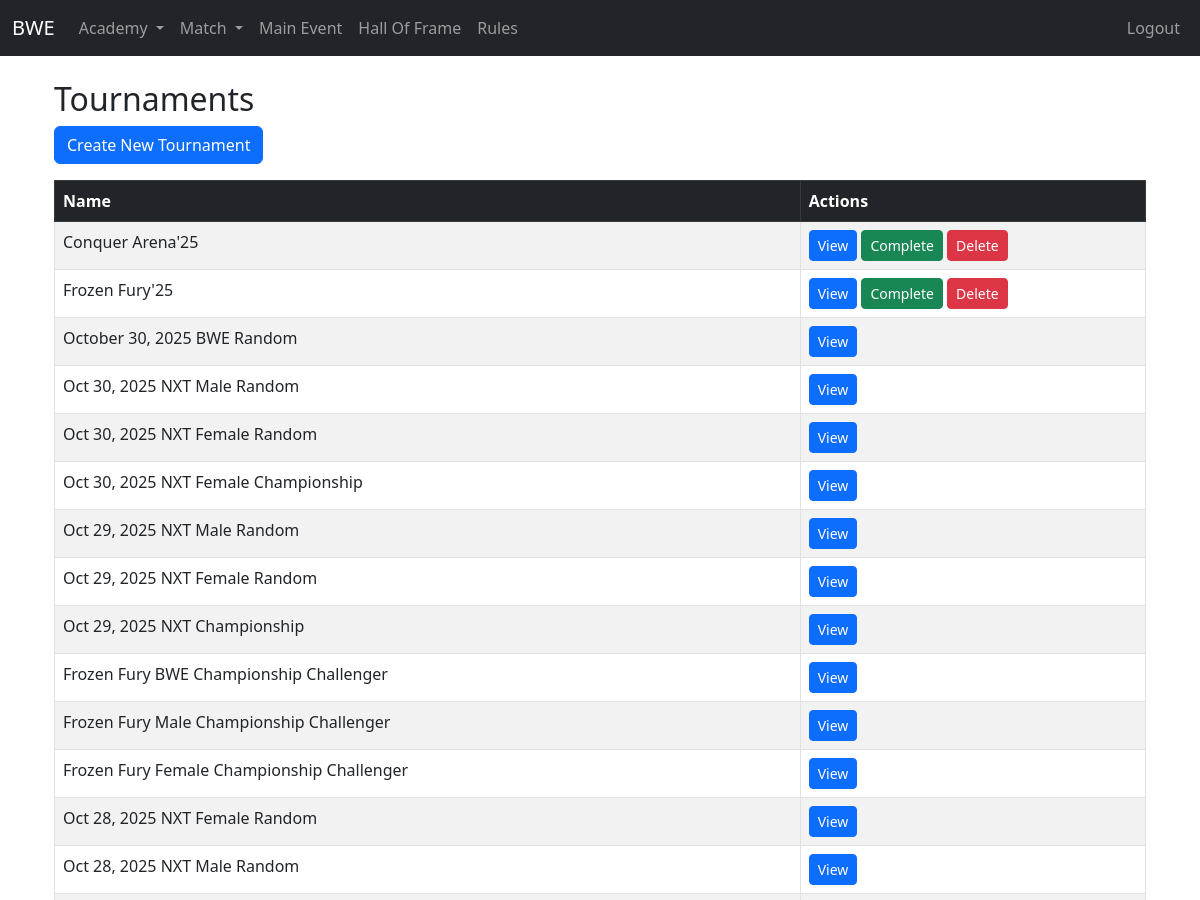
The app's page /match/tournament/ (signed in, upper part), older data.
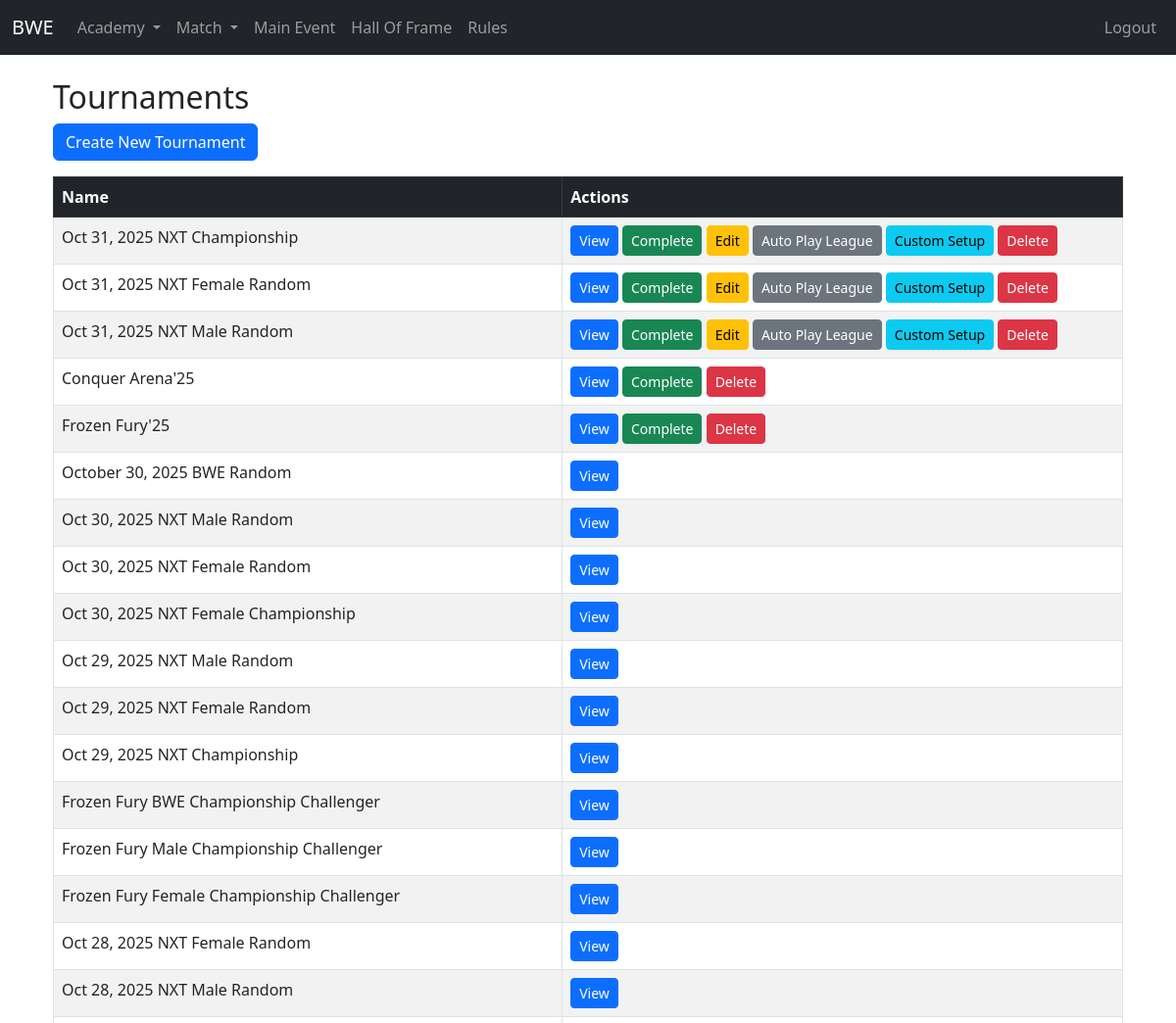
The same page, newer data.
### match/models.py (models this page shows, shortened)
class Tournament(models.Model):
    name = models.CharField(max_length=200)
    date = models.DateField()
    updated_at = models.DateTimeField(auto_now=True)
    is_completed = models.BooleanField(default=False)
    is_main_tournament = models.BooleanField(default=False)
    image_url = models.CharField(max_length=120, null=True, blank=True)

### match/views.py (the view)
# urls.py: path('tournament/', views.tournament_list, name='tournament_list'),
@login_required
def tournament_list(request):
    tournaments = Tournament.objects.all().order_by("is_completed", "is_main_tournament", "-date", "-updated_at")
    return render(request, 'matches/tournament/tournament_list.html', {'tournaments': tournaments})

### templates/matches/tournament/tournament_list.html (shortened to what this page needs)
{% extends "base.html" %}
{% block content %}
<div class="container mt-4">
    <h2>Tournaments</h2>
    <a href="{% url 'tournament_create' %}" class="btn btn-primary mb-3">Create New Tournament</a>
    <div class="table-responsive">
        <table class="table table-striped table-bordered">
            <thead class="table-dark">
                <tr>
                    <th>Name</th>
                    <th>Actions</th>
                </tr>
            </thead>
            <tbody id="table-body">
                {% include "matches/tournament/partials/table_body.html" %}
            </tbody>
        </table>
    </div>
</div>
{% endblock %}

### templates/matches/tournament/partials/table_body.html
{% for tournament in tournaments %}
<tr>
    <td>{{ tournament.name }}</td>
    <td>
        <a href="{% url 'tournament_detail' tournament.pk %}" class="btn btn-primary btn-sm">View</a>
        {% if not tournament.is_completed %}
            <a href="{% url 'tournament_complete' tournament.pk %}" class="btn btn-success btn-sm">Complete</a>
            {% if not tournament.is_main_tournament %}
                <a href="{% url 'tournament_update' tournament.pk %}" class="btn btn-warning btn-sm">Edit</a>
                <a href="{% url 'tournament_create_league' tournament.pk %}" class="btn btn-secondary btn-sm">Auto Play League</a>
                <a href="{% url 'tournament_match_setup' tournament.pk %}" class="btn btn-info btn-sm">Custom Setup</a>
            {% endif %}
            <a class="btn btn-danger btn-sm"
                hx-get="{% url 'tournament_delete' tournament.pk %}"
                hx-target="#dialog"
                hx-swap="innerHTML">
            Delete
            </a>
        {% endif %}
    </td>
</tr>
{% empty %}
<tr>
    <td colspan="8" class="text-center">No tournament available.</td>
</tr>
{% endfor %}

Row changes from the older to the newer data that the page shows:
added Tournament: name "Oct 31, 2025 NXT Championship", is_completed "Complete"
added Tournament: name "Oct 31, 2025 NXT Female Random", is_completed "Complete"
added Tournament: name "Oct 31, 2025 NXT Male Random", is_completed "Complete"
